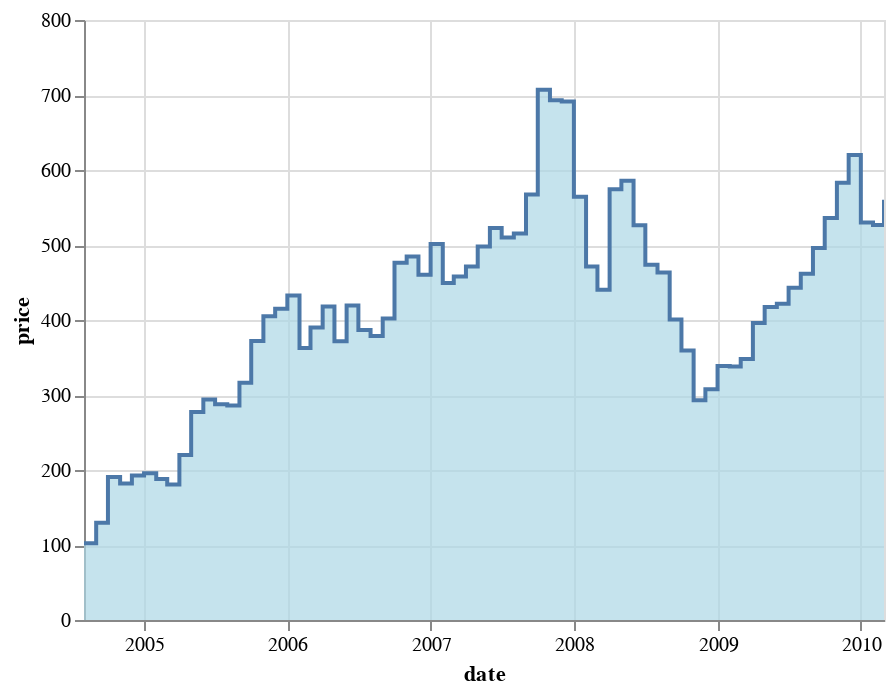

The notebook cell saved with this chart:
### Code cell
import altair as alt
from vega_datasets import data

source = data.stocks()

chart = alt.Chart(source).mark_area(
    color="lightblue",
    interpolate='step-after',
    line=True
).encode(
    x='date:T',
    y='price',
    tooltip=[alt.Tooltip('price', format="$,"), 'date:T']
).transform_filter(alt.datum.symbol == 'GOOG').interactive(bind_y=False)
chart

### Figure 1 — Vega-Lite specification as saved in the notebook (floating-point values rounded to 4 significant figures; data arrays with more than 128 entries replaced by an {"elided": "..."} marker saying what was removed)
{"$schema": "https://vega.github.io/schema/vega-lite/v3.2.1.json", "config": {"view": {"height": 300, "width": 400}}, "data": {"name": "data-96e857a61c6b623bafe23440d582a500"}, "datasets": {"data-96e857a61c6b623bafe23440d582a500": {"elided": "560 records"}}, "encoding": {"tooltip": [{"field": "price", "format": "$,", "type": "quantitative"}, {"field": "date", "type": "temporal"}], "x": {"field": "date", "type": "temporal"}, "y": {"field": "price", "type": "quantitative"}}, "mark": {"color": "lightblue", "interpolate": "step-after", "line": true, "type": "area"}, "selection": {"selector001": {"bind": "scales", "encodings": ["x"], "type": "interval"}}, "transform": [{"filter": "(datum.symbol === 'GOOG')"}]}
